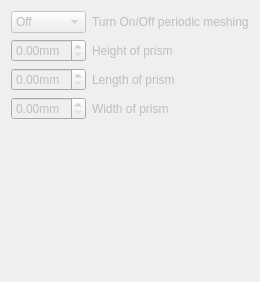
        <widget class="QWidget" name="Page4_sphere">
         <property name="enabled">
          <bool>false</bool>
         </property>
         <layout class="QGridLayout" name="gridLayout_5">
          <item row="0" column="0" colspan="2">
           <layout class="QHBoxLayout" name="horizontalLayout_18">
            <item>
             <widget class="QComboBox" name="comboBox_5">
              <property name="sizePolicy">
               <sizepolicy hsizetype="Fixed" vsizetype="Fixed">
                <horstretch>0</horstretch>
                <verstretch>0</verstretch>
               </sizepolicy>
              </property>
              <property name="minimumSize">
               <size>
                <width>75</width>
                <height>0</height>
               </size>
              </property>
              <property name="maximumSize">
               <size>
                <width>75</width>
                <height>16777215</height>
               </size>
              </property>
              <item>
               <property name="text">
                <string>Off</string>
               </property>
              </item>
              <item>
               <property name="text">
                <string>On</string>
               </property>
              </item>
             </widget>
            </item>
            <item>
             <widget class="QLabel" name="textLabel2_18">
              <property name="text">
               <string>Turn On/Off periodic meshing</string>
              </property>
             </widget>
            </item>
           </layout>
          </item>
          <item row="1" column="0">
           <layout class="QHBoxLayout" name="horizontalLayout_19">
            <item>
             <widget class="QDoubleSpinBox" name="doubleSpinBox_12">
              <property name="sizePolicy">
               <sizepolicy hsizetype="Fixed" vsizetype="Fixed">
                <horstretch>0</horstretch>
                <verstretch>0</verstretch>
               </sizepolicy>
              </property>
              <property name="minimumSize">
               <size>
                <width>75</width>
                <height>20</height>
               </size>
              </property>
              <property name="maximumSize">
               <size>
                <width>75</width>
                <height>16777215</height>
               </size>
              </property>
              <property name="suffix">
               <string>mm</string>
              </property>
              <property name="maximum">
               <double>999999.000000000000000</double>
              </property>
             </widget>
            </item>
            <item>
             <widget class="QLabel" name="textLabel2_19">
              <property name="text">
               <string>Height of prism</string>
              </property>
             </widget>
            </item>
           </layout>
          </item>
          <item row="2" column="0">
           <layout class="QHBoxLayout" name="horizontalLayout_20">
            <item>
             <widget class="QDoubleSpinBox" name="doubleSpinBox_13">
              <property name="sizePolicy">
               <sizepolicy hsizetype="Fixed" vsizetype="Fixed">
                <horstretch>0</horstretch>
                <verstretch>0</verstretch>
               </sizepolicy>
              </property>
              <property name="minimumSize">
               <size>
                <width>75</width>
                <height>20</height>
               </size>
              </property>
              <property name="maximumSize">
               <size>
                <width>75</width>
                <height>16777215</height>
               </size>
              </property>
              <property name="suffix">
               <string>mm</string>
              </property>
              <property name="maximum">
               <double>999999.000000000000000</double>
              </property>
             </widget>
            </item>
            <item>
             <widget class="QLabel" name="textLabel2_20">
              <property name="text">
               <string>Length of prism</string>
              </property>
             </widget>
            </item>
           </layout>
          </item>
          <item row="3" column="0">
           <layout class="QHBoxLayout" name="horizontalLayout_21">
            <item>
             <widget class="QDoubleSpinBox" name="doubleSpinBox_14">
              <property name="sizePolicy">
               <sizepolicy hsizetype="Fixed" vsizetype="Fixed">
                <horstretch>0</horstretch>
                <verstretch>0</verstretch>
               </sizepolicy>
              </property>
              <property name="minimumSize">
               <size>
                <width>75</width>
                <height>20</height>
               </size>
              </property>
              <property name="maximumSize">
               <size>
                <width>75</width>
                <height>16777215</height>
               </size>
              </property>
              <property name="suffix">
               <string>mm</string>
              </property>
              <property name="maximum">
               <double>999999.000000000000000</double>
              </property>
             </widget>
            </item>
            <item>
             <widget class="QLabel" name="textLabel2_21">
              <property name="text">
               <string>Width of prism</string>
              </property>
             </widget>
            </item>
           </layout>
          </item>
          <item row="4" column="1">
           <spacer>
            <property name="orientation">
             <enum>Qt::Vertical</enum>
            </property>
            <property name="sizeType">
             <enum>QSizePolicy::Expanding</enum>
            </property>
            <property name="sizeHint" stdset="0">
             <size>
              <width>21</width>
              <height>151</height>
             </size>
            </property>
           </spacer>
          </item>
         </layout>
        </widget>
